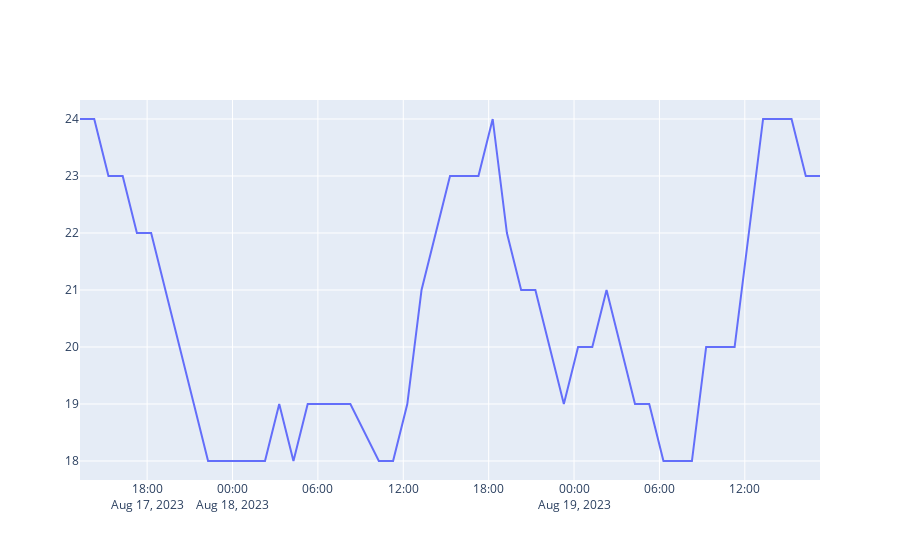

The code cell stored with this chart in its notebook:
### Code cell
fig = go.Figure() 
# fig.add_trace(go.Scatter(x=[i for i in range(len(y_predict))], y=y_predict))
fig.add_trace(go.Scatter(x=df.index, y=df['temperature'].to_list()))
